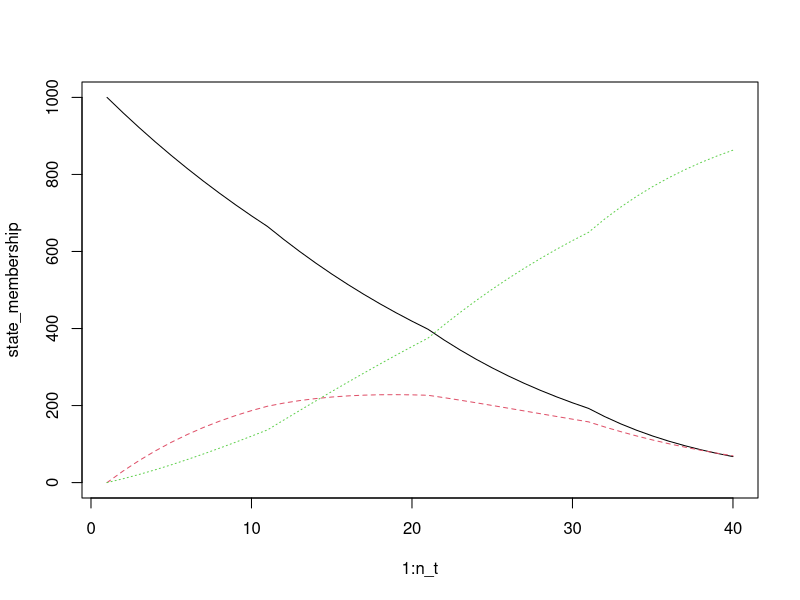
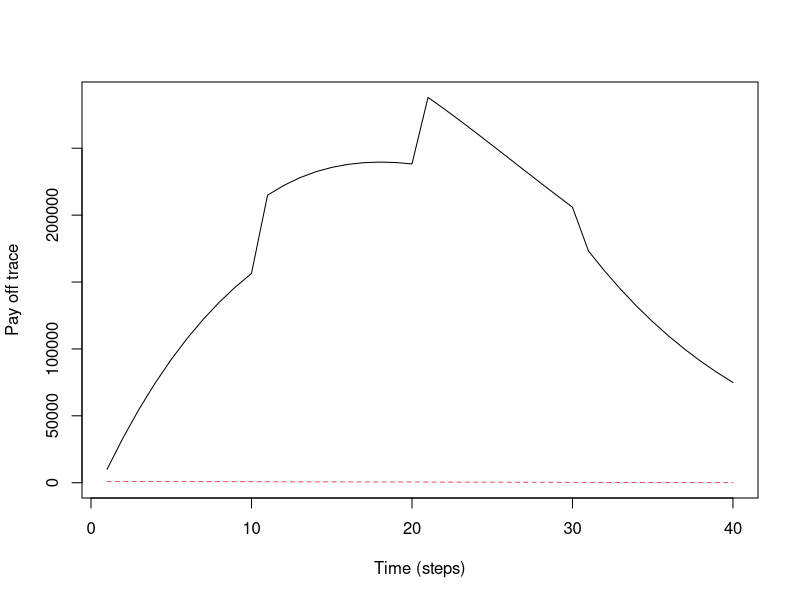
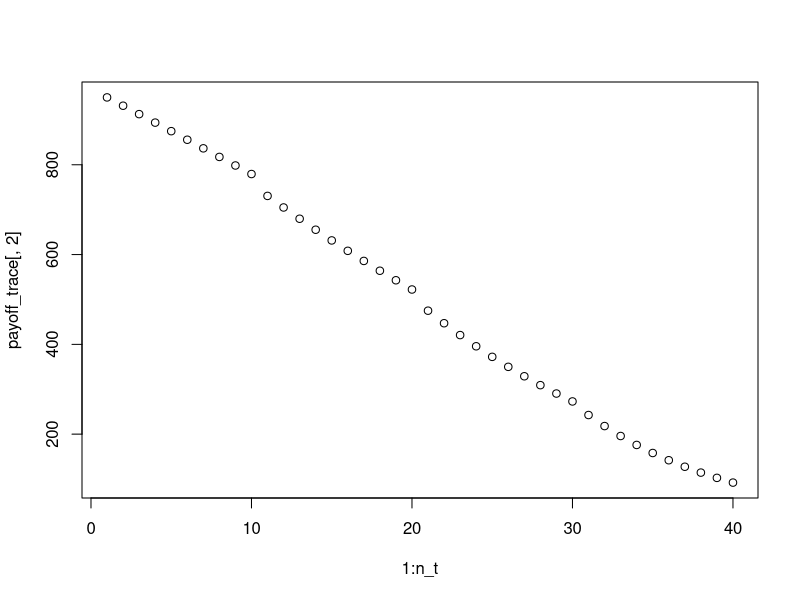

Source code (R) for these figures, in order:
# https://www.youtube.com/watch?v=s4ZeRL-HeSs     #for time varying death model
# https://www.youtube.com/watch?v=9BXCl3Iwf4M     # for time varying payoff model



#let's use and adapt the death model script

n_t <- 40       #number of cycles
n_s <- 3        #number os states - healthy, diseased, dead
n_c <- 1000     #cohort size - number of people in a group being simulated over time
v_state_names <- c("Healthy", "Diseased", "Dead")
trans_mat <- array(NA_real_, 
                   dim = c(n_s, n_s, n_t),               #ist dim is the one coming from (n_s) and 2nd dim is the one we're going to (also n_s), and then we need number of cycles (remember 3D -> x, y and t)
                   dimnames = list(v_state_names, 
                                   v_state_names,
                                   cylce = 1:n_t))

trans_mat

trans_mat[2, 1, 1:n_t] <- 0                     #we know we can't go from state 2 (diseased) to state 1 (healthy) at any time point, so the third entry here for time could be 1:n_t or just left out i.e. [2, 1, ], in any case we equate to 0 for that entry
trans_mat[3, 1, ] <- 0                          #left time entry empty here s explained above
trans_mat[3, 2, ] <- 0

trans_mat[1, 2, ] <- 0.03                  #we know this from the arbirary assignment in 2_2 of this series. Also, we left time entry empty because it applies to all times
trans_mat[3, 3, ] <- 1                    # same as above. Also, dead to dead is for sure duh!

trans_mat[1, 3,  1:10] <- .01          # Prb of dying after being healthy. choosing times 1-10 (imagine that they're age) here and equating to .01 makes sense as if you're young you hve a lower prb
trans_mat[1, 3, 11:20] <- .02
trans_mat[1, 3, 21:30] <- .04
trans_mat[1, 3, 31:40] <- .08

trans_mat[2, 3, ] <- trans_mat[1, 3, ] + .04          #Prb of going from diseased to healthy is same as healthy to dead + 4% 

trans_mat  #still have NAs, ***my guess is due to having no assignments for healthy to healthy and diseased to diseased

trans_mat[2, 2, ] <- 1 - trans_mat[2, 3, ]     #P(remaining diseased) = 1 - P(dying|diseased), I'd imagine same for P(healthy), with adjustments ofcourse! -> I'd be WRONGGGG!!!!!

#trans_mat[1, 1, ] <- 1 - trans_mat[1, 3, ]   #WRONG!!!!, we need to consider both dead and diseased 

###|- How can we add up all Prb except the one we need to find out 
###|- We want to go from the healthy state and iterate over all the states we could go to and all the diff. cycles

trans_mat[1, , ]   # when we run this we see the Prob of going to each of the states, Healthy is still NA; but we see that dead increases over time 

###|- What we want to do is add up each column in the put put above but ignore NAs -> we want to find P(healthy|healthy) = 1 - sum 
###|- Why? see directly below

trans_mat[1, , 40]    #run this, and get 1 line 

#Say we try to directly sum up

sum(trans_mat[1, , 40])   #output is NA

###|- What we actually want to see:

sum(trans_mat[1, , 40], na.rm = TRUE)    #works fine. However, we want something more efficient than typing so many lines of code

###|To avoid the problem above, we Use the apply() func
?apply

trans_mat[1, 1, ] <- 1 - apply(trans_mat[1, , ], 2, sum, na.rm = TRUE)  #See ?apply above. We use 2 as Margin to apply to columns -> think about it we are adding diseased values to dead values across columns

trans_mat                      #No NAs

state_membership <- array(NA_real_,
                          dim = c(n_t, n_s),
                          dimnames = list(cycle = 1:n_t, 
                                          state = v_state_names))     #we fill the arrays with NAs at the start bcos we want the first dimension to be the number of cycles and the second to be the number of states
View(state_membership)

state_membership[1,] <- c(n_c, 0, 0)  # basically row 1, col 1 is set to n_c = 1000

for (i in 2:n_t) 
{
  state_membership[i,] <- state_membership[i - 1, ] %*% trans_mat[ , , i - 1]
}
state_membership  # We use state membership to iterate to the nth step. 
                  ##|--if you look at the output, you will see that using ...
                  ####|-...state_membership[1,] <- c(n_c, 0, 0),...
                  ####|-... essentially means we are setting row 1 to be...
                  ####|-... (1000, 0, 0) accounting for cohort size.
                  ##|---When we matrix multiply by the transition matrix we...
                  ####|-...get the current output in row 1. 
                  ##|---So here, specifically, we used the for loop to ...
                  ####|-...iterate, in the first instance [row 2]...
                  ####|-... (recall: for i in 2:n_t -->ignoring row 1 which we...
                  ####|-... had set to (1000, 0, 0))
                  # So when we say state_membership[i,] <- state_membership[i - 1, ] %*% trans_mat[ , , i - 1]
                  ##|---We are saying that: for example in step 2 (row 2),...
                  ####|-...use the value of matrix multiplication of...
                  ####|-... (state_membership[i - 1, ] = state_membership[(i=2) - 1, ] = state_membership[1, ] = (1000, 0, 0)) %*% (trans_mat[ , , i - 1] = trans_mat[ , , n_t = i - 1] = trans_mat[ , , n_t = (2) - 1] = trans_mat[ , , n_t = 1] ---> basically iteration 1 of the time based tpm)
                  # From the output of the trans_mat(tpm) we can see that the 1st row corresponds to (.96, .03, .01)
                  # so when we matrix multiply (1000, 0, 0) %*% (tpm at n_t = 1), we get the 2nd row of the state_membership = (960, 30, 10)



#We can show in a plot
?matplot

matplot(1:n_t, state_membership, type = "l")

#Now we need to apply some payoffs for this model

payoffs <- array(NA_real_,
                   dim = c(n_s, 2, n_t),                 #recall, its 3D, so we consider the states (x1 to x3), two (2) pay offs, "cost" , and "QALY" (y1 and y2), and number of steps (t1 to t40)   
                   dimnames = list(state = v_state_names, 
                                   payoff = c("Cost", "QALY"),
                                   cycle = 1:n_t))

payoffs

#Now lest fill in the NAs in the payoff matrices (1:n_t)

payoffs[ , , 1:10] <- c(10, 800, 0, .95, .65, .00) # so we're filling arrays for cycles 1:10, by column. e.g., the cost of healthy is 10, diseased is 800, dead is 0, the Qualy for healthy is .95, diseased is .65, dead is 0
payoffs[ , , 11:20] <- c(25, 1000, 0, .92, .60, .00)
payoffs[ , , 21:30] <- c(40, 1200, 0, .88, .55, .00)
payoffs[ , , 31:40] <- c(80, 1000, 0, .85, .50, .00)


#Now for the pay off trace

payoff_trace <- array(NA_real_,
                      dim = c(n_t, 2),
                      dimnames = list(cycle = 1:n_t,
                                      payoff = c("Cost", "QALY"))) 
  
  
payoff_trace


#Lets fill it up iteratively with the for loop

for (i in 1:n_t) {
  payoff_trace[i, ] <- state_membership[i, ] %*% payoffs[ , , i]
}

payoff_trace



#We can do another plot

matplot(1:n_t, payoff_trace, type = "l", xlab = "Time (steps)", ylab = "Pay off trace")

#QALYs look like a str8 line because they are much smaller and belong on a sparate scale

plot(1:n_t, payoff_trace[ , 2])

#final steps

colSums(payoff_trace)/n_c       #for avg cost and QALY
